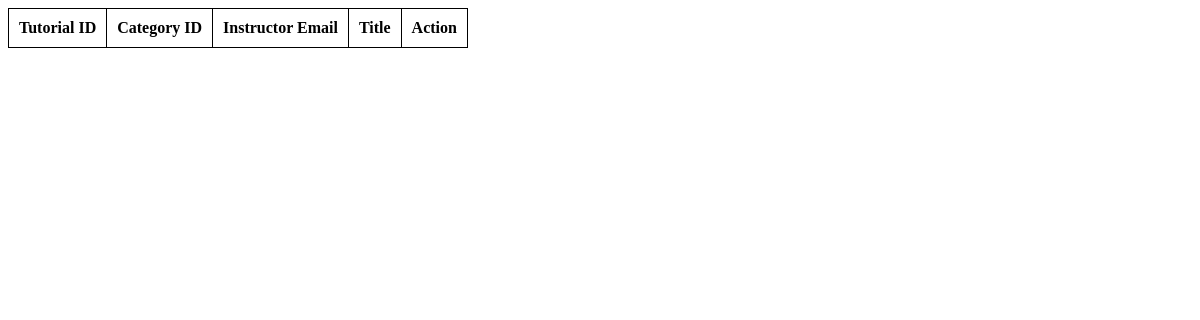
The page /Views/tutorialTable.php (signed in) on the database as committed earlier.
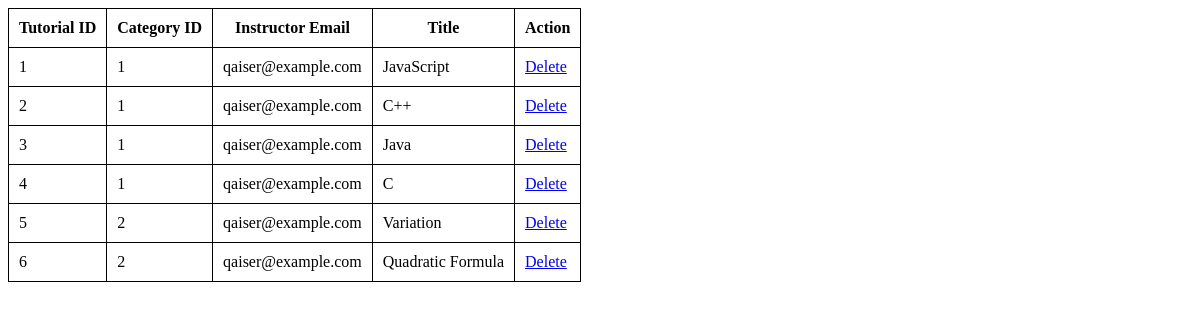
The same page on the database as committed later.
### tables this page shows
CREATE TABLE `tutorial` ( `id` INT NOT NULL AUTO_INCREMENT , `category_id` INT NOT NULL , `instructor` VARCHAR(100) NOT NULL , `title` VARCHAR(100) NOT NULL , `description` VARCHAR(1000) NOT NULL , `video` VARCHAR(100) NULL , PRIMARY KEY (`id`));

### Models/TutorialModel.php (called while the page is built, shortened)
<?php
	require_once "DBconfig.php";
	function getTutorialTable(){
		global $database_connection;
		$sql_query         = "SELECT * FROM tutorial";
		$sql_query_execute = mysqli_query($database_connection, $sql_query);
		return $sql_query_execute;
	}
?>

### Views/tutorialTable.php (the view, shortened to what this page needs)
<?php
    require_once "../Models/TutorialModel.php";
    $tutorial_table = getTutorialTable();
?>
<!DOCTYPE html>
<html>
<head>
</head>
<body>
	<table>
		<tr>
			<th>Tutorial ID</th>
			<th>Category ID</th>
			<th>Instructor Email</th>
			<th>Title</th>
			<th>Action</th>
		</tr>
		<?php while($row = mysqli_fetch_assoc($tutorial_table)){ ?>
		<tr>
			<td><?php echo $row["id"] ?></td>
			<td><?php echo $row["category_id"] ?></td>
			<td><?php echo $row["instructor"] ?></td>
			<td><?php echo $row["title"] ?></td>
			<td><a href="#">Delete</a></td>
		</tr>
		<?php } ?>
	</table>
</body>
</html>

### Views/tutorialTable.php (style rules this page uses)
table, td, th { border: 1px solid black; border-collapse: collapse; padding: 10px; }

Rows that differ between the two databases and show on the page:
added tutorial: id "1", category "1", instructor "qaiser@example.com", title "JavaScript"
added tutorial: id "2", category "1", instructor "qaiser@example.com", title "C++"
added tutorial: id "3", category "1", instructor "qaiser@example.com", title "Java"
added tutorial: id "4", category "1", instructor "qaiser@example.com", title "C"
added tutorial: id "5", category "2", instructor "qaiser@example.com", title "Variation"
added tutorial: id "6", category "2", instructor "qaiser@example.com", title "Quadratic Formula"
